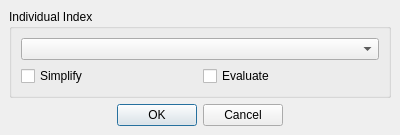
<?xml version="1.0" encoding="UTF-8"?>
<ui version="4.0">
 <class>IndividualTreeVisualization</class>
 <widget class="QMainWindow" name="IndividualTreeVisualization">
  <property name="windowModality">
   <enum>Qt::ApplicationModal</enum>
  </property>
  <property name="geometry">
   <rect>
    <x>0</x>
    <y>0</y>
    <width>400</width>
    <height>135</height>
   </rect>
  </property>
  <property name="sizePolicy">
   <sizepolicy hsizetype="Fixed" vsizetype="Fixed">
    <horstretch>0</horstretch>
    <verstretch>0</verstretch>
   </sizepolicy>
  </property>
  <property name="maximumSize">
   <size>
    <width>400</width>
    <height>135</height>
   </size>
  </property>
  <property name="windowTitle">
   <string>Individual Tree Visualization</string>
  </property>
  <widget class="QWidget" name="centralWidget">
   <layout class="QVBoxLayout" name="verticalLayout">
    <item>
     <widget class="QGroupBox" name="groupBox">
      <property name="sizePolicy">
       <sizepolicy hsizetype="Minimum" vsizetype="Maximum">
        <horstretch>0</horstretch>
        <verstretch>0</verstretch>
       </sizepolicy>
      </property>
      <property name="title">
       <string>Individual Index</string>
      </property>
      <property name="flat">
       <bool>false</bool>
      </property>
      <layout class="QGridLayout" name="gridLayout">
       <item row="1" column="0">
        <widget class="QCheckBox" name="simplify_check">
         <property name="text">
          <string>Simplify</string>
         </property>
        </widget>
       </item>
       <item row="0" column="0" colspan="2">
        <widget class="QComboBox" name="indiv_index_combo">
         <property name="sizePolicy">
          <sizepolicy hsizetype="Minimum" vsizetype="Maximum">
           <horstretch>0</horstretch>
           <verstretch>0</verstretch>
          </sizepolicy>
         </property>
        </widget>
       </item>
       <item row="1" column="1">
        <widget class="QCheckBox" name="evaluate_check">
         <property name="text">
          <string>Evaluate</string>
         </property>
        </widget>
       </item>
      </layout>
     </widget>
    </item>
    <item>
     <widget class="QDialogButtonBox" name="ok_cancel_box">
      <property name="sizePolicy">
       <sizepolicy hsizetype="Expanding" vsizetype="Fixed">
        <horstretch>0</horstretch>
        <verstretch>0</verstretch>
       </sizepolicy>
      </property>
      <property name="standardButtons">
       <set>QDialogButtonBox::Cancel|QDialogButtonBox::Ok</set>
      </property>
      <property name="centerButtons">
       <bool>true</bool>
      </property>
     </widget>
    </item>
   </layout>
  </widget>
 </widget>
 <resources/>
 <connections>
  <connection>
   <sender>ok_cancel_box</sender>
   <signal>accepted()</signal>
   <receiver>IndividualTreeVisualization</receiver>
   <slot>on_dialog_button_box_clicked()</slot>
   <hints>
    <hint type="sourcelabel">
     <x>205</x>
     <y>114</y>
    </hint>
    <hint type="destinationlabel">
     <x>205</x>
     <y>67</y>
    </hint>
   </hints>
  </connection>
  <connection>
   <sender>ok_cancel_box</sender>
   <signal>rejected()</signal>
   <receiver>IndividualTreeVisualization</receiver>
   <slot>close()</slot>
   <hints>
    <hint type="sourcelabel">
     <x>205</x>
     <y>114</y>
    </hint>
    <hint type="destinationlabel">
     <x>205</x>
     <y>67</y>
    </hint>
   </hints>
  </connection>
 </connections>
 <slots>
  <slot>on_dialog_button_box_clicked()</slot>
 </slots>
</ui>
